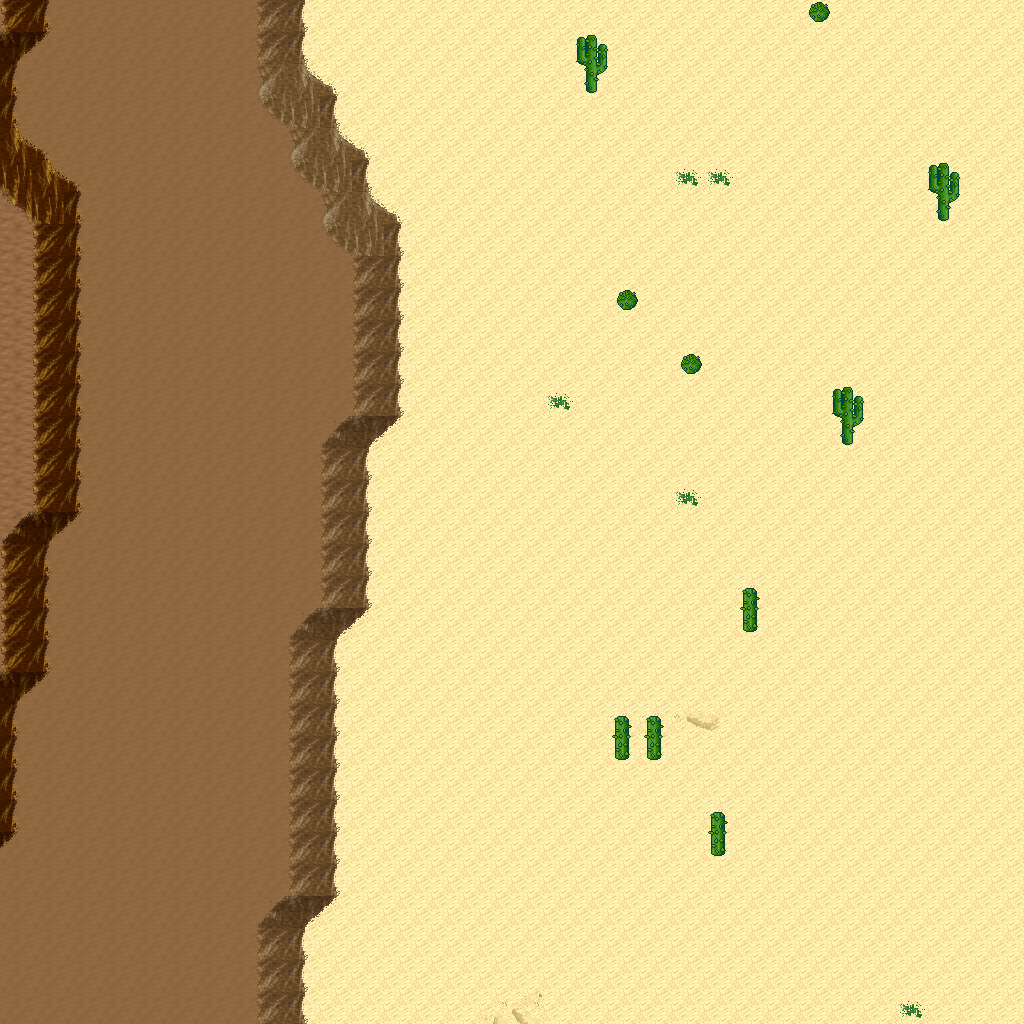

Tiled map render using the project's own tile images. Description and the map definition, with tile-layer contents summarised, below:
An orthogonal 32x32 tile map with 32x32 px tiles, 5 tile layers (Ground, Objects, Objects2, Above, ...), 1 hidden layer not drawn, 8 tilesets.

<map version="1.10" tiledversion="1.11.0" orientation="orthogonal" renderorder="right-down" width="32" height="32" tilewidth="32" tileheight="32" infinite="0" nextlayerid="11" nextobjectid="1">
 <tileset firstgid="1" name="logic_collision" tilewidth="32" tileheight="32" tilecount="1" columns="1">
  <image source="../drawable/logic_collision.png" width="32" height="32" />
 </tileset>
 <tileset firstgid="2" name="ground_ground" tilewidth="32" tileheight="32" tilecount="33" columns="3">
  <image source="../drawable/ground_ground.png" width="96" height="352" />
 </tileset>
 <tileset firstgid="35" name="ground_ridge_earth_pale" tilewidth="32" tileheight="32" tilecount="96" columns="12">
  <image source="../drawable/ground_ridge_earth_pale.png" width="384" height="256" />
 </tileset>
 <tileset firstgid="131" name="ground_ridge_earth_dark" tilewidth="32" tileheight="32" tilecount="96" columns="12">
  <image source="../drawable/ground_ridge_earth_dark.png" width="384" height="256" />
 </tileset>
 <tileset firstgid="227" name="terrain_desert" tilewidth="32" tileheight="32" tilecount="88" columns="8">
  <image source="../drawable/terrain_desert.png" width="256" height="352" />
 </tileset>
 <tileset firstgid="315" name="plant_tree_tree_darkgreen" tilewidth="32" tileheight="32" tilecount="88" columns="8">
  <image source="../drawable/plant_tree_tree_darkgreen.png" width="256" height="352" />
 </tileset>
 <tileset firstgid="403" name="plant_cactus_2" tilewidth="32" tileheight="32" tilecount="10" columns="5">
  <image source="../drawable/plant_cactus_2.png" width="160" height="64" />
 </tileset>
 <tileset firstgid="413" name="ground_sand_2" tilewidth="32" tileheight="32" tilecount="15" columns="5">
  <image source="../drawable/ground_sand_2.png" width="160" height="96" />
 </tileset>
 <layer id="1" name="Ground" width="32" height="32">
  <data>[1024 cells, 1024 non-empty, 8 distinct tile ids]</data>
 </layer>
 <layer id="2" name="Objects" width="32" height="32">
  <data>[1024 cells, 133 non-empty, 22 distinct tile ids]</data>
 </layer>
 <layer id="3" name="Objects2" width="32" height="32">
  <data>[1024 cells, 0 non-empty, 0 distinct tile ids]</data>
 </layer>
 <layer id="4" name="Above" width="32" height="32">
  <data>[1024 cells, 7 non-empty, 2 distinct tile ids]</data>
 </layer>
 <layer id="5" name="Above2" width="32" height="32">
  <data>[1024 cells, 0 non-empty, 0 distinct tile ids]</data>
 </layer>
 <layer id="6" name="Walkable" width="32" height="32" visible="0">
  <data>[1024 cells, 65 non-empty, 1 distinct tile ids]</data>
 </layer>
 <objectgroup id="7" name="Mapevents" />
 <objectgroup id="8" name="Spawn" />
 <objectgroup id="9" name="Keys" />
 <objectgroup id="10" name="Replace" />
</map>
